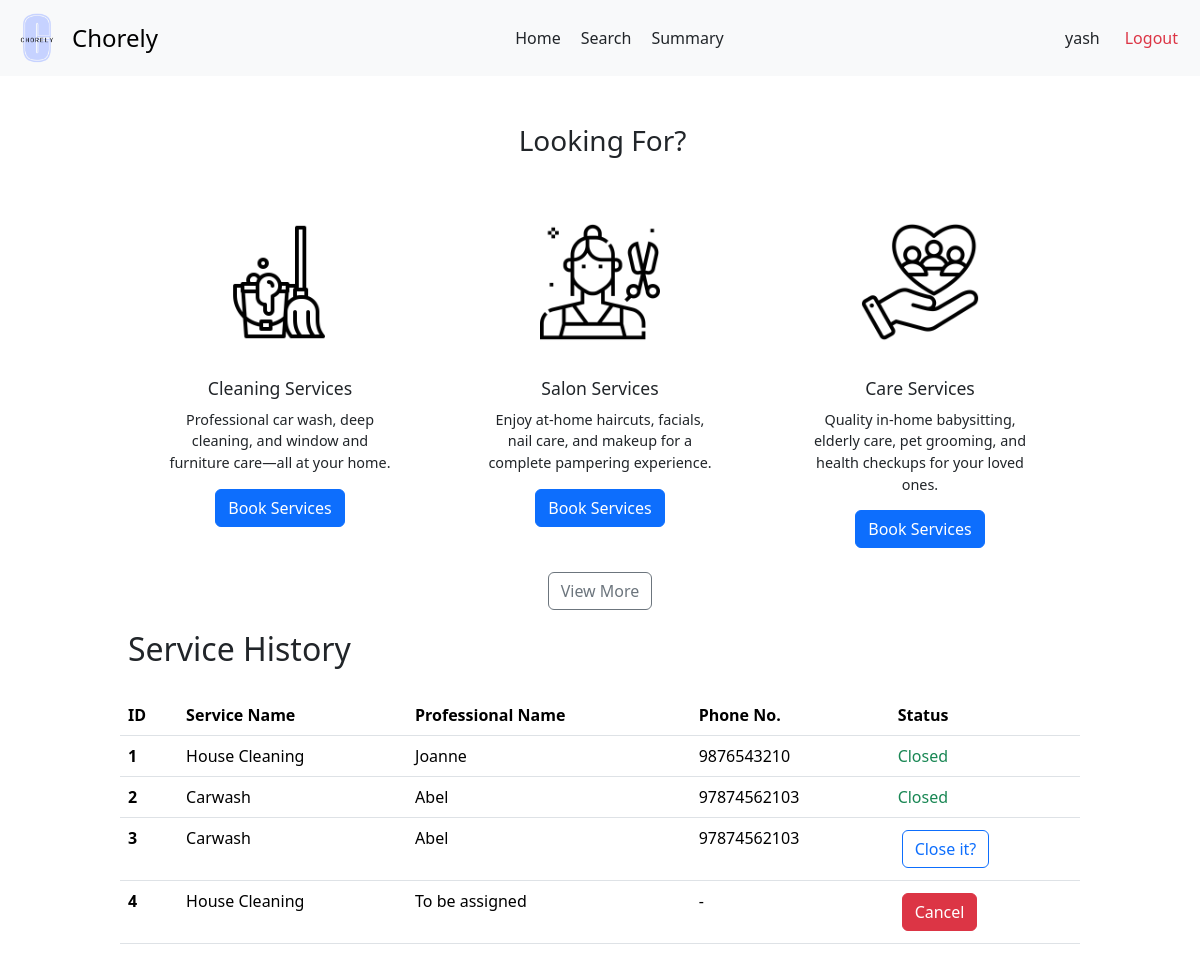
Screenshot of /user/customer/2 with the database file from the repository.
### backend/models.py (models this page shows)
class Users(db.Model):
  __tablename__ = 'Users'
  user_id = db.Column(db.Integer, primary_key=True, autoincrement=True)
  username = db.Column(db.String, unique=True, nullable=False)
  password = db.Column(db.String, nullable=False)
  role = db.Column(db.String, nullable=False)
  is_blocked = db.Column(db.Boolean, default=False)
  service_professional = db.relationship('ServiceProfessionals', backref='user', uselist=False)
  customer = db.relationship('Customers', backref='user', uselist=False)

class ServiceRequests(db.Model):
    __tablename__ = 'ServiceRequests'
    request_id = db.Column(db.Integer, primary_key=True, autoincrement=True)
    service_id = db.Column(db.Integer, db.ForeignKey('Services.service_id'), nullable=False)
    customer_id = db.Column(db.Integer, db.ForeignKey('Customers.customer_id'), nullable=False)
    professional_id = db.Column(db.Integer, db.ForeignKey('ServiceProfessionals.professional_id'))
    requested_service_date = db.Column(db.Date, default=date.today())
    date_of_request = db.Column(db.Date, default=date.today())
    date_of_completion = db.Column(db.Date)
    service_status = db.Column(db.String, default='requested')
    additional_requests = db.Column(db.String)
    remarks = db.Column(db.String)
    rating = db.Column(db.Float)

class Services(db.Model):
    __tablename__ = 'Services'
    service_id = db.Column(db.Integer, primary_key=True, autoincrement=True)
    name = db.Column(db.String, nullable=False)
    description = db.Column(db.String)
    base_price = db.Column(db.Float, nullable=False)
    time_required = db.Column(db.Integer)
    category = db.Column(db.String)
    service_professionals = db.relationship('ServiceProfessionals', backref='service')
    service_requests = db.relationship('ServiceRequests', backref='service')

class ServiceProfessionals(db.Model):
    __tablename__ = 'ServiceProfessionals'
    professional_id = db.Column(db.Integer, primary_key=True, autoincrement=True)
    user_id = db.Column(db.Integer, db.ForeignKey('Users.user_id'), unique=True, nullable=False)
    service_id = db.Column(db.Integer, db.ForeignKey('Services.service_id'), nullable=False)
    experience_years = db.Column(db.Integer)
    profile_verified = db.Column(db.Boolean, default=False)
    name = db.Column(db.String, nullable = False)
    phone = db.Column(db.String)
    address = db.Column(db.String)
    pin_code = db.Column(db.String)
    service_requests = db.relationship('ServiceRequests', backref='professional')

### backend/customerController.py (the view)
@app.route('/user/customer/<int:user_id>')
def customer_dash(user_id):
  user = Users.query.filter_by(user_id = user_id).first()
  customer = Customers.query.filter_by(user_id = user_id).first()
  return render_template('customer-dash.html', customer = customer, user = user, service_requests = customer.service_requests)

### templates/customer-dash.html (shortened to what this page needs)
<!DOCTYPE html>
<html lang="en">
<head>
  <link href="https://cdn.jsdelivr.net/npm/bootstrap@5.3.3/dist/css/bootstrap.min.css" rel="stylesheet">
  <link rel="stylesheet" href="{{ url_for('static', filename='customer-dash.css') }}">
  <link rel="stylesheet" href="{{ url_for('static', filename='navbar.css') }}">
</head>
<body>
  <nav class="navbar bg-body-tertiary">
    <div class="container-fluid">
      <a class="navbar-brand d-flex align-items-center" href="#" style="text-decoration: none;">
        <img src="{{ url_for('static', filename='logo.png') }}" alt="Chorely Logo" width="50" height="50" id="logo">
        <span style="font-size: 1.5rem;">Chorely</span>
      </a>
      <div style="display: flex;">
        <a class="nav-link active" aria-current="page" href="#">Home</a>
        <a class="nav-link" href="/customer/{{ customer.customer_id }}/search">Search</a>
        <a class="nav-link" href="/user/{{ user.user_id }}/summary">Summary</a>
      </div>
      <div class="d-flex text text-end">
        <a class="nav-link" href="/user/{{ user.user_id }}/profile">{{ user.username }}</a>
        <a class="nav-link text-danger" href="/userlogin">Logout</a>
      </div>
    </div>
  </nav>
  <div id="main">
    <div id="canvas">
      <br>
      <div class="container text-center">
        <h3 class="headings">Looking For?</h3>
        <div class="row g-4 justify-content-center" style="margin-top: 20px;">
          <div class="col">
            <div class="card custom-card mx-auto" style="width: 18rem; border: none;">
              <img src="{{ url_for('static', filename='cleaning.png') }}" class="card-img-top card-icon" alt="cleaning-mop">
              <div class="card-body">
                <h5 class="card-title">Cleaning Services</h5>
                <p class="card-text">Professional car wash, deep cleaning, and window and furniture care—all at your home.</p>
                <a href="/user/{{user.user_id}}/service/category/cleaning" class="btn btn-primary">Book Services</a>
              </div>
            </div>
          </div>
          <div class="col">
            <div class="card custom-card mx-auto" style="width: 18rem; border: none;">
              <img src="{{ url_for('static', filename='salon.png') }}" class="card-img-top card-icon" alt="cleaning-mop">
              <div class="card-body">
                <h5 class="card-title">Salon Services</h5>
                <p class="card-text">Enjoy at-home haircuts, facials, nail care, and makeup for a complete pampering experience.</p>
                <a href="/user/{{user.user_id}}/service/category/salon" class="btn btn-primary">Book Services</a>
              </div>
            </div>
          </div>
          <div class="col">
            <div class="card custom-card mx-auto" style="width: 18rem; border: none;">
              <img src="{{ url_for('static', filename='care.png') }}" class="card-img-top card-icon" alt="cleaning-mop">
              <div class="card-body">
                <h5 class="card-title">Care Services</h5>
                <p class="card-text">Quality in-home babysitting, elderly care, pet grooming, and health checkups for your loved ones.</p>
                <a href="/user/{{user.user_id}}/service/category/care" class="btn btn-primary">Book Services</a>
              </div>
            </div>
          </div>
        </div>
        <div style="text-align: center; margin: 20px;">
          <a href="/customer/{{ customer.customer_id }}/search" class="btn btn-outline-secondary">View More</a>
        </div>
      </div>
      <h2 class="headings">Service History</h2><br>
      {% if service_requests | length ==0 %}
        <div class="text text-center">
          <h5 class="headings">There are no services to display</h5>
        </div>
      {% else %}
        <div>
          <table class="table" style="margin-bottom: 50px;">
            <thead>
              <tr>
                <th scope="col">ID</th>
                <th scope="col">Service Name</th>
                <th scope="col">Professional Name</th>
                <th scope="col">Phone No.</th>
                <th scope="col">Status</th>
              </tr>
            </thead>
            <tbody>
              {% for request in service_requests %}
                <tr>
                  <th scope="row">{{ loop.index }}</th>
                  <td>{{ request.service.name }}</td>
                  {% if request.service_status == 'accepted' %}
                    <td>{{ request.professional.name }}</td>
                    <td>{{ request.professional.phone }}</td>
                    <td><a href="/user/{{ user.user_id }}/service/close/{{ request.request_id }}" class="btn btn-outline-primary">Close it?</a></td>
                  {% else %}
                    {% if request.service_status == 'requested' %}
                      <td>To be assigned</td>
                      <td> - </td>
                      <td><a href="/user/{{ user.user_id }}/service/cancel/{{ request.request_id }}" class="btn btn-danger">Cancel</a></td>
                    {% else %}
                      <td>{{ request.professional.name }}</td>
                      <td>{{ request.professional.phone }}</td>
                      <td class="text text-success">Closed</td>
                    {% endif %}
                  {% endif %}
                </tr>
              {% endfor %}
            </tbody>
          </table>
      {% endif %}
</body>
</html>

### static/customer-dash.css (style rules this page uses)
* { margin: 0px; }
#main, #canvas { margin-top: 90px; border: 2px none black; }
#canvas { width: 80%; margin: auto; height: 1000px; }
.headings { margin: 3px; padding-left: 5px; margin-top: 10px; }
td a { margin: 4px; }
table a { text-decoration: none; }
.card { height: 350px; padding: 10px; }
.card-img-top { margin-top: 10px; height: 120px; object-fit: scale-down; margin-bottom: 20px; }
.card-title { font-size: 1.1rem; margin-bottom: 10px; }
.card-text { font-size: 0.9rem; margin-bottom: 15px; }

### static/navbar.css (style rules this page uses)
#logo { object-fit: contain ; margin-right: 10px; filter: brightness(1.1) contrast(1.1) saturate(1.2); filter: contrast(100%); }
.text-end { margin-right: 10px; }
.navbar { position: fixed; background-color: white; top: 0; left: 0; right: 0; height: max-content; z-index: 1000; }

### rows the page displays
Users: username "yash"
ServiceRequests: service.name "House Cleaning", professional.name "Joanne", professional.phone "9876543210"
ServiceRequests: service.name "Carwash", professional.name "Abel", professional.phone "97874562103"
ServiceRequests: service.name "Carwash", professional.name "Abel", professional.phone "97874562103"
ServiceRequests: service.name "House Cleaning"
